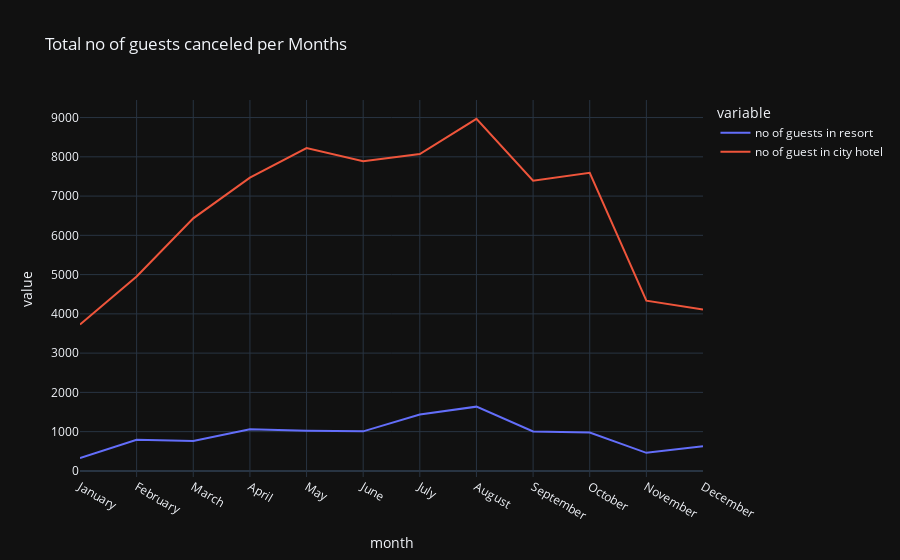

The code cell stored with this chart in its notebook:
### Code cell
px.line(final_guests_canceled, x = 'month', y = ['no of guests in resort','no of guest in city hotel'],
        title='Total no of guests canceled per Months', template = 'plotly_dark')

### Figure 1 — Plotly figure (JSON) as saved in the notebook; plotly's stock layout.template omitted (floating-point values rounded to 4 significant figures)
{"data": [{"hovertemplate": "variable=no of guests in resort<br>month=%{x}<br>value=%{y}<extra></extra>", "legendgroup": "no of guests in resort", "line": {"color": "#636efa", "dash": "solid"}, "marker": {"symbol": "circle"}, "mode": "lines", "name": "no of guests in resort", "orientation": "v", "showlegend": true, "type": "scatter", "x": ["January", "February", "March", "April", "May", "June", "July", "August", "September", "October", "November", "December"], "xaxis": "x", "y": [325, 794, 763, 1059, 1024, 1007, 1436, 1637, 1006, 978, 460, 631], "yaxis": "y"}, {"hovertemplate": "variable=no of guest in city hotel<br>month=%{x}<br>value=%{y}<extra></extra>", "legendgroup": "no of guest in city hotel", "line": {"color": "#EF553B", "dash": "solid"}, "marker": {"symbol": "circle"}, "mode": "lines", "name": "no of guest in city hotel", "orientation": "v", "showlegend": true, "type": "scatter", "x": ["January", "February", "March", "April", "May", "June", "July", "August", "September", "October", "November", "December"], "xaxis": "x", "y": [3730, 4950, 6433, 7469, 8221, 7885, 8071, 8967, 7392, 7594, 4336, 4114], "yaxis": "y"}], "layout": {"legend": {"title": {"text": "variable"}, "tracegroupgap": 0}, "title": {"text": "Total no of guests canceled per Months"}, "xaxis": {"anchor": "y", "domain": [0, 1], "title": {"text": "month"}}, "yaxis": {"anchor": "x", "domain": [0, 1], "title": {"text": "value"}}}}
